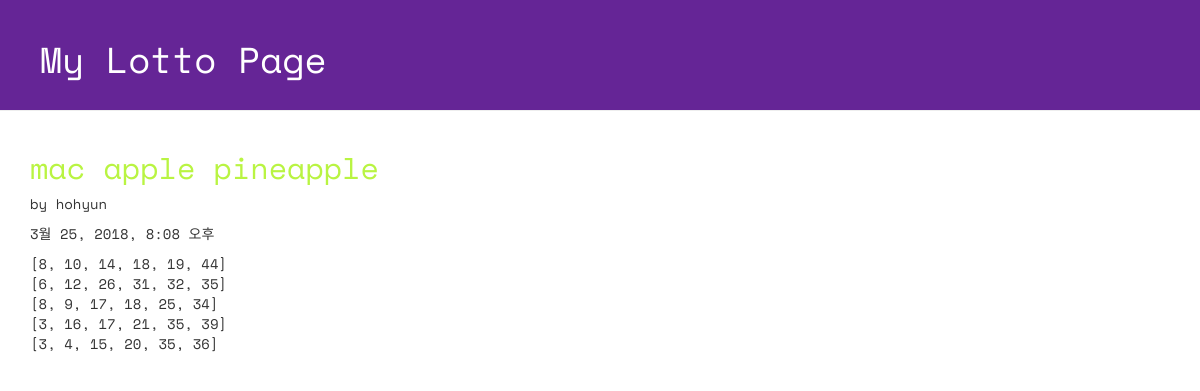
Screenshot of /lotto/1/detail/ with the database file from the repository.
### lotto/models.py (models this page shows, shortened)
class GuessNumbers(models.Model):
    name = models.CharField(max_length = 24)
    lottos = models.CharField(max_length = 255, default = '[1,2,3,4,5,6]')
    text = models.CharField(max_length = 255)
    num_lotto = models.IntegerField(default=5)
    update_date = models.DateTimeField()

### lotto/views.py (the view)
# urls.py: url(r'^lotto/(?P<lottokey>[0-9]+)/detail/$', views.detail, name='detail'),
def detail(request, lottokey):
    lotto = GuessNumbers.objects.get(pk=lottokey)
    return render(request, "lotto/detail.html", {"lotto" : lotto})

### lotto/templates/lotto/detail.html (shortened to what this page needs)
<!DOCTYPE html>
{% load staticfiles %}
<html lang="ko">
<head>
  <link rel="stylesheet" href="//maxcdn.bootstrapcdn.com/bootstrap/3.2.0/css/bootstrap.min.css">
  <link rel="stylesheet" href="//maxcdn.bootstrapcdn.com/bootstrap/3.2.0/css/bootstrap-theme.min.css">
  <link rel="stylesheet" href="{% static 'css/lotto.css'%}">
</head>
<body>
  <div class="page-header">
  <h1>My Lotto Page</h1>
  </div>
  <div class="container lotto">
    <h2>{{lotto.text}}</h2>
    <p> by {{lotto.name}}</p>
    <p> {{lotto.update_date}}</p>
    <p> {{lotto.lottos|linebreaksbr}}</p>
  </div>
</body>
</html>

### lotto/static/css/lotto.css (style rules this page uses)
.page-header { background-color: #652596; margin-top: 0; padding: 20px 20px 20px 40px; font-family: 'Space Mono', monospace; }
.page-header h1 { color: #FFFFFF; }
.container { font-family: 'Space Mono', monospace; }
.container h2 { color: #b9f442; }

### rows the page displays
GuessNumbers: text "mac apple pineapple", name "hohyun", update_date "3월 25, 2018, 8:08 오후", lottos "[8, 10, 14, 18, 19, 44] [6, 12, 26, 31, 32, 35] [8, 9, 17, 18, 25, 34] [3, 16, 17, 21, 35, 39] [3, 4, 15, 20, 35, 36]"
